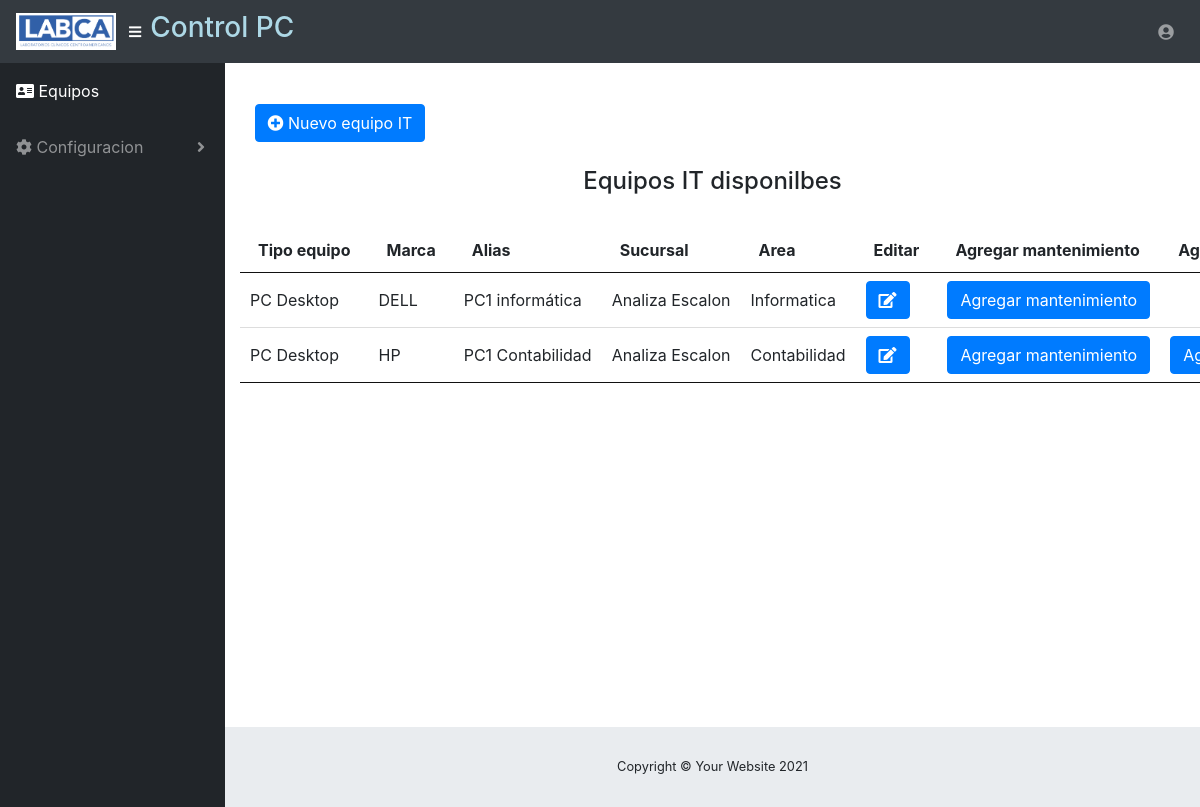
Page /equipos/equipoIt (signed in) on the committed database.
### core/models.py (models this page shows, shortened)
class EquipoIT(models.Model):
    idEquipoIt=models.AutoField(primary_key=True, verbose_name="Codigo Equipo IT")
    tipoEquipo=models.ForeignKey(TipoEquipo, verbose_name="Tipo equipo", on_delete=models.SET_NULL, blank=True, null=True)
    marca=models.ForeignKey(Marca, verbose_name="Marca", on_delete=models.SET_NULL, blank=True, null=True)
    modelo=models.ForeignKey(Modelo, verbose_name="Modelo", on_delete=models.SET_NULL, blank=True, null=True)
    sucursal=models.ForeignKey(Sucursal, verbose_name="Sucursal a asignar", on_delete=models.SET_NULL, blank=True, null=True)
    area=models.ForeignKey(Area, verbose_name="Area a asignar", on_delete=models.SET_NULL, blank=True, null=True)
    fechaIngreso=models.DateField(verbose_name="Fecha ingreso", null=True, blank=True)
    observacion=models.TextField(verbose_name="Observacion", null=True, blank=True)
    accesoRemoto=models.BooleanField(verbose_name="Aplica acceso remoto", default=False)
    aliasEquipo=models.TextField(max_length=40, verbose_name="Alias equipo")

class TipoEquipo(models.Model):
    idTipoEquipo=models.AutoField(primary_key=True, verbose_name="Codigo tipo equipo")
    nombreEquipo=models.CharField(max_length=50, verbose_name="Nombre Equipo")
    def __str__(self):
        return '{}'.format(self.nombreEquipo)

class Marca(models.Model):
    idMarca=models.AutoField(primary_key=True, verbose_name="Codigo marca")
    nombreMarca=models.CharField(max_length=30, verbose_name="Nombre marca")
    def __str__(self):
        return '{}'.format(self.nombreMarca)

class Sucursal(models.Model):
    idSucursal=models.AutoField(primary_key=True, verbose_name="Codigo sucursal")
    nombreSucursal=models.CharField(max_length=40, verbose_name="Nombre sucursal")
    direccion=models.CharField(max_length=50, verbose_name="Direccion sucursal")
    gerenteSucursal=models.CharField(max_length=50, verbose_name="Gerente sucursal")
    def __str__(self):
        return '{}'.format(self.nombreSucursal)

class Area(models.Model):
    idArea=models.AutoField(primary_key=True, verbose_name="Codigo area")
    nombreArea=models.CharField(max_length=30, verbose_name="Nombre area")
    def __str__(self):
        return '{}'.format(self.nombreArea)

### core/views.py (the view)
# urls.py: path('equipoIt', login_required(views.EquipoItList.as_view()), name='equipoIt'),
class EquipoItList(ListView):
    model=EquipoIT

### core/templates/core/equipoIt_list.html (shortened to what this page needs)
{% extends 'core/base.html' %}
{% load static %}
{% block content %}
<br>
<div>
          <table>
                <tr>
                    <td>&nbsp;&nbsp;
                        <a href="{% url 'core:createEquipoIt' %}" class="btn btn-primary btn-circle"><span class="fa fa-plus-circle">
                    </span> Nuevo equipo IT
                    </a> </td>
                </tr>
            </table>
        </div>
<br>
<div class="panel panel-default">
<div class="panel-heading"><center><h4>Equipos IT disponilbes</h4></center></div><br>
<table id="myTable" class="display nowrap" style="width:100%">
    <thead class="thead-dark">
        <tr>
            <th>Tipo equipo</td>
            <th>Marca</th>
            <th>Alias</th>
            <th>Sucursal</th>
            <th>Area</th>
            <th>Editar</th>
            <th>Agregar mantenimiento</th>
            <th>Agregar acceso</th>
        </tr>
    </thead>
    <tbody>
        {% if object_list %}
        {% for obj in object_list%}
        <tr>
            <td>{{ obj.tipoEquipo }}</td>
            <td>{{ obj.marca }}</td>
            <td>{{ obj.aliasEquipo }}</td>
            <td>{{ obj.sucursal}}</td>
            <td>{{ obj.area }}</td>
            <td>
                <a  class="btn btn-primary btn-circle" href="{% url 'core:updateEquipoIt' obj.pk %}">
                    <span class="fa fa-edit"></span></a>
            </td>
            <td>
                <a class="btn btn-primary" href="{% url 'core:createMantenimiento' obj.idEquipoIt %}"><h7>Agregar mantenimiento</h7></a>
            </td>
            {% if obj.accesoRemoto %}
            <td>
            <a class="btn btn-primary" href="{% url 'core:createAccesoRemoto' obj.idEquipoIt %}"><h7>Agregar acceso</h7></a>
            </td>
            {% endif%}
        </tr>
        {% endfor %}
        {% else %}
        <h1>No hay registros de equipos IT</h1>
        {% endif %}
    </tbody>
</table>
</div>
{% endblock%}

### core/static/core/css/once.css (style rules this page uses)
table.dataTable { width:100%;margin:0 auto;clear:both;border-collapse:separate;border-spacing:0 }
table.dataTable thead th,table.dataTable tfoot th { font-weight:bold }
table.dataTable thead th,table.dataTable thead td { padding:10px 18px;border-bottom:1px solid #111 }
table.dataTable tbody tr { background-color:#ffffff }
table.dataTable tbody th,table.dataTable tbody td { padding:8px 10px }
table.dataTable.row-border tbody th,table.dataTable.row-border tbody td,table.dataTable.display tbody th,table.dataTable.display tbody td { border-top:1px solid #ddd }
table.dataTable.row-border tbody tr:first-child th,table.dataTable.row-border tbody tr:first-child td,table.dataTable.display tbody tr:first-child th,table.dataTable.display tbody tr:first-child td { border-top:none }
table.dataTable.no-footer { border-bottom:1px solid #111 }
table.dataTable.nowrap th,table.dataTable.nowrap td { white-space:nowrap }
table.dataTable,table.dataTable th,table.dataTable td { box-sizing:content-box }

### rows in the picture
EquipoIT: tipoEquipo "PC Desktop", marca "DELL", aliasEquipo "PC1 informática", sucursal "Analiza Escalon", area "Informatica"
EquipoIT: tipoEquipo "PC Desktop", marca "HP", aliasEquipo "PC1 Contabilidad", sucursal "Analiza Escalon", area "Contabilidad", accesoRemoto "Agregar acceso"
